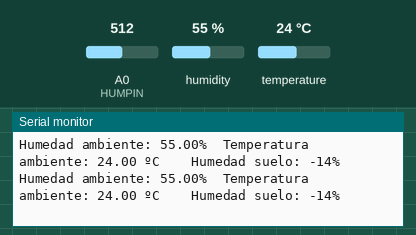
Recording of a sketch running on a simulated Arduino Uno, built with avr-gcc and run on an emulated ATmega328P. Parts: the last lines printed to the serial monitor. The inputs (shaded band) are chosen by the test bench; at power-on: humidity 55 %, A0 (HUMPIN) = 512, temperature 24 °C.

Above: at 2.8 s.
2.9 s: humidity set to 22 %
At 4.3 s:
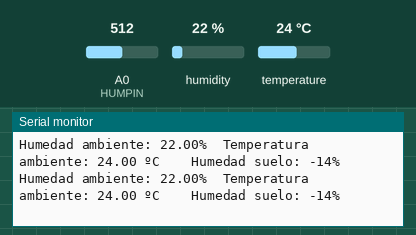
4.4 s: A0 (HUMPIN) set to 716
At 5.6 s:
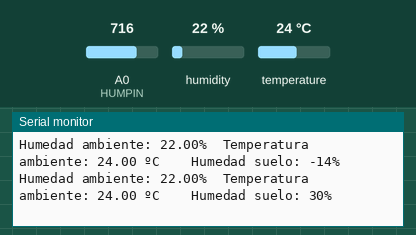
5.9 s: temperature set to 12 °C
At 6.9 s:
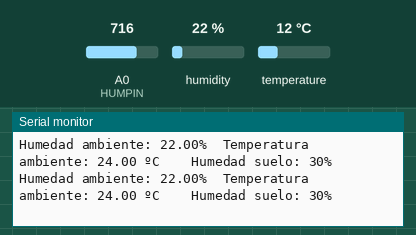
7.4 s: A0 (HUMPIN) set to 900
At 8.7 s:
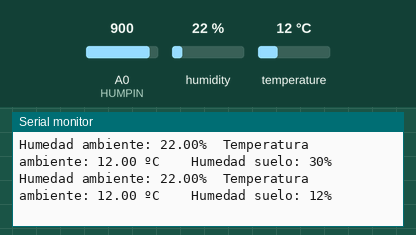
8.9 s: humidity set to 40 %
At 10.1 s:
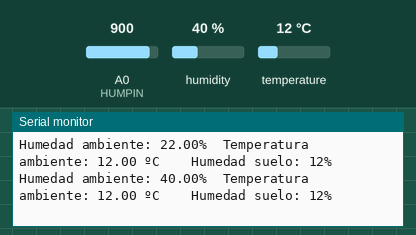
Timing chart, 0 to 11.4 s (numbered marks = the images above; inputs shaded):
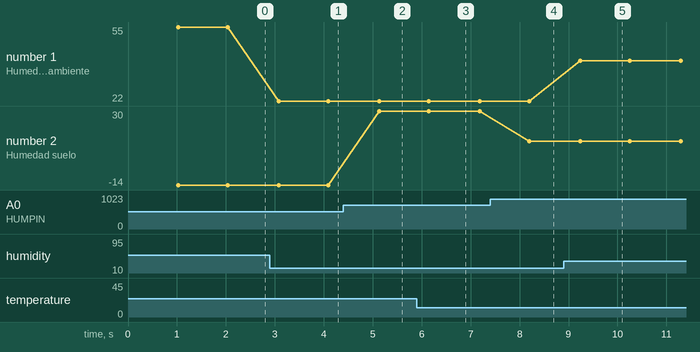

The sketch:

grow-control.ino
```cpp
#include <DHT.h>
#include <DHT_U.h>

#define DHTPIN 12 //Pin Ddigital 12
#define DHTTYPE DHT11 //Tipo de sensor "DHT11"
#define HUMPIN A0

DHT dht(DHTPIN, DHTTYPE); // Inicializamos el sensor DHT11

void setup() {
	Serial.begin(9600);
	dht.begin();
}

void loop() {
	delay(1000);//Ciclo cada medio segundo

	float h = dht.readHumidity(); //Porcentaje de humedad ambiental
	float t = dht.readTemperature(); //Temperatura en C
	int humedad = 1023 - analogRead(HUMPIN);

	if (isnan(h) || isnan(t)) {
		Serial.println("Error obteniendo los datos del sensor DHT11");
		return;
	}


	Serial.print("Humedad ambiente: ");
	Serial.print(h);
	Serial.print("%\t");
	Serial.print("Temperatura ambiente: ");
	Serial.print(t);
	Serial.print(" ºC ");
	Serial.print(" \t");
	Serial.print("Humedad suelo: ");
	//Serial.print(humedad);
	Serial.print(porcHumedad(humedad));
	Serial.print("%");
	Serial.println("");
}

int porcHumedad(int humedad){
	int salida = (humedad * 100) / 1023;
	return salida;
}
```

dht.h
```cpp
//
//    FILE: dht.h
//  AUTHOR: Rob Tillaart
// VERSION: 0.1.14
// PURPOSE: DHT Temperature & Humidity Sensor library for Arduino
//     URL: http://arduino.cc/playground/Main/DHTLib
//
// HISTORY:
// see dht.cpp file
//

#ifndef dht_h
#define dht_h

#if ARDUINO < 100
#include <WProgram.h>
#else
#include <Arduino.h>
#endif

#define DHT_LIB_VERSION "0.1.14"

#define DHTLIB_OK                0
#define DHTLIB_ERROR_CHECKSUM   -1
#define DHTLIB_ERROR_TIMEOUT    -2
#define DHTLIB_INVALID_VALUE    -999

#define DHTLIB_DHT11_WAKEUP     18
#define DHTLIB_DHT_WAKEUP       1

// max timeout is 100 usec.
// For a 16 Mhz proc 100 usec is 1600 clock cycles
// loops using DHTLIB_TIMEOUT use at least 4 clock cycli
// so 100 us takes max 400 loops
// so by dividing F_CPU by 40000 we "fail" as fast as possible
#define DHTLIB_TIMEOUT (F_CPU/40000)

class dht
{
public:
    // return values:
    // DHTLIB_OK
    // DHTLIB_ERROR_CHECKSUM
    // DHTLIB_ERROR_TIMEOUT
    int read11(uint8_t pin);
    int read(uint8_t pin);

    inline int read21(uint8_t pin) { return read(pin); };
    inline int read22(uint8_t pin) { return read(pin); };
    inline int read33(uint8_t pin) { return read(pin); };
    inline int read44(uint8_t pin) { return read(pin); };

    double humidity;
    double temperature;

private:
    uint8_t bits[5];  // buffer to receive data
    int _readSensor(uint8_t pin, uint8_t wakeupDelay);
};
#endif
//
// END OF FILE
//
```

Measured:
- after the input at 2.9 s, the serial monitor: prints a new line after 0.18 s (image 1)
- after the input at 4.4 s, the serial monitor: prints a new line after 0.73 s (image 2)
- after the input at 7.4 s, the serial monitor: prints a new line after 0.80 s (image 4)
- after the input at 8.9 s, the serial monitor: prints a new line after 0.34 s (image 5)
- plotted number 1: 55 → 22 after the input at 2.9 s, 22 → 40 after the input at 8.9 s
- plotted number 2: -14 → 30 after the input at 4.4 s
